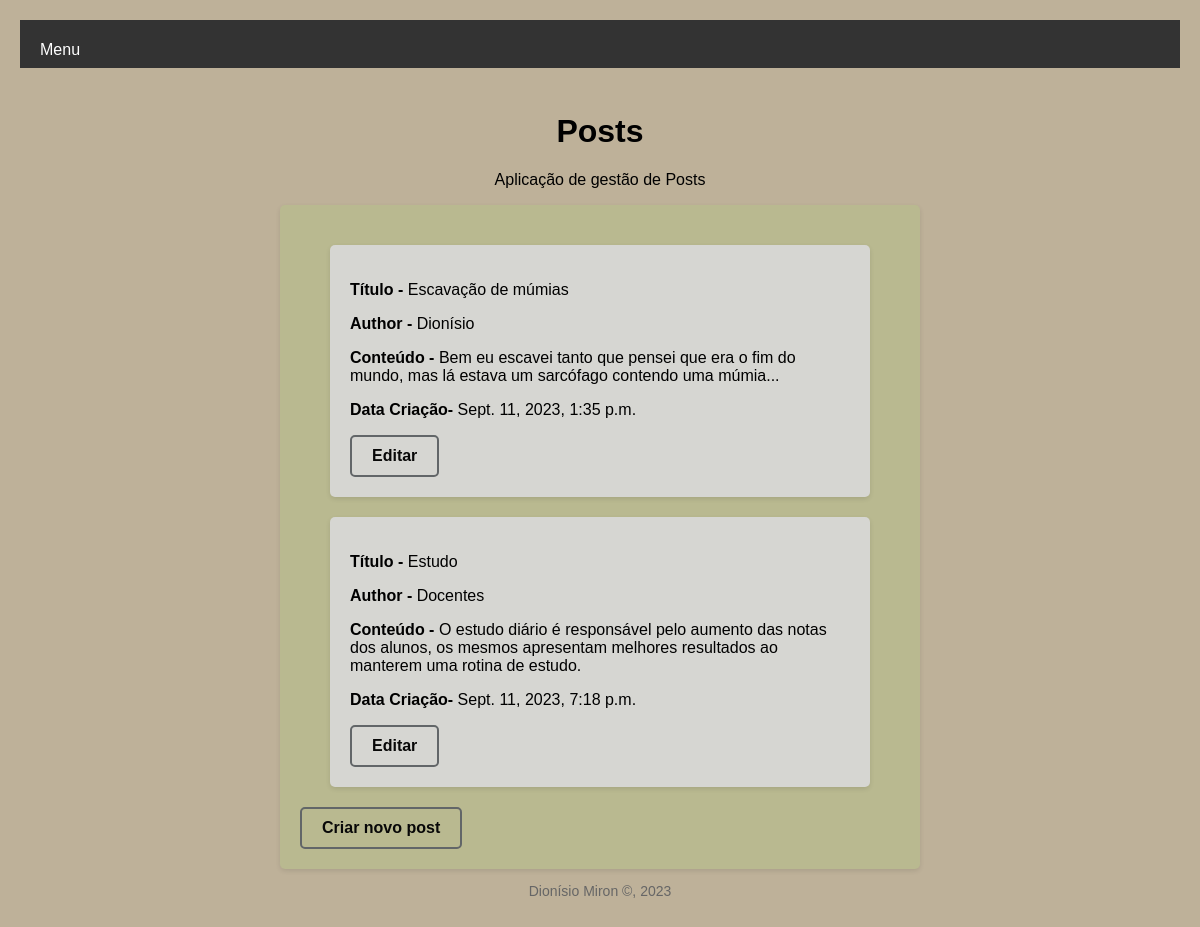
The page /posts on the database its author committed.
### portfolio/models.py (models this page shows, shortened)
class Post(models.Model):
    titulo = models.CharField(max_length=30)
    author = models.CharField(max_length=40)
    conteudo = models.CharField(max_length=500)
    datacriacao = models.DateTimeField(auto_now_add=True)

### portfolio/views.py (the view)
# urls.py: path('posts', views.blog_view, name="posts"),
def blog_view(request):
    context = {'posts': Post.objects.all()}
    return render(request, 'portfolio/blog.html', context)

### portfolio/Templates/Portfolio/blog.html
{% extends 'portfolio/base.html' %}
{% block main %}
    {% for Post in posts %}
    <div class = "Poster">
        <b><p>Título - </b>{{ Post.titulo }}</p>
        <b><p>Author - </b>{{ Post.author }}</p>
        <b><p>Conteúdo - </b>{{ Post.conteudo }}</p>
        <b><p>Data Criação- </b>{{ Post.datacriacao }}</p>
        {% if Post.id %}
            <a class = "botao" href="{% url 'portfolio:edita' Post.id %}">Editar</a>
        {% endif %}
    </div>
    {% endfor %}
    <a class = "botao" href="{% url 'portfolio:nova'%}">Criar novo post</a>
{% endblock %}

### portfolio/static/portfolio/css/blogStyle.css (style rules this page uses)
body { font-family: Arial, sans-serif; background-color: #beb199; margin: 0; padding: 20px; }
.Poster { max-width: 500px; margin: 0 auto; background-color: rgb(214, 214, 210); border-radius: 5px; padding: 20px; box-shadow: 0 2px 5px rgba(0, 0, 0, 0.1); margin-bottom: 20px; margin-top: 20px; }
.botao { display: inline-block; padding: 10px 20px; font-size: 16px; font-weight: bold; text-align: center; text-decoration: none; border-radius: 5px; border: 2px solid #626668; color: #080808; background-color: transparent; cursor: pointer; transition: background-color 0.3s, color 0.3s, border-color 0.3s; }

### rows shown on the page
Post: titulo "Escavação de múmias", author "Dionísio", conteudo "Bem eu escavei tanto que pensei que era o fim do mundo, mas lá estava um sarcófago contendo uma múmia...", datacriacao "Sept. 11, 2023, 1:35 p.m.", shows "Editar"
Post: titulo "Estudo", author "Docentes", conteudo "O estudo diário é responsável pelo aumento das notas dos alunos, os mesmos apresentam melhores resultados ao manterem uma rotina de estudo.", datacriacao "Sept. 11, 2023, 7:18 p.m.", shows "Editar"
